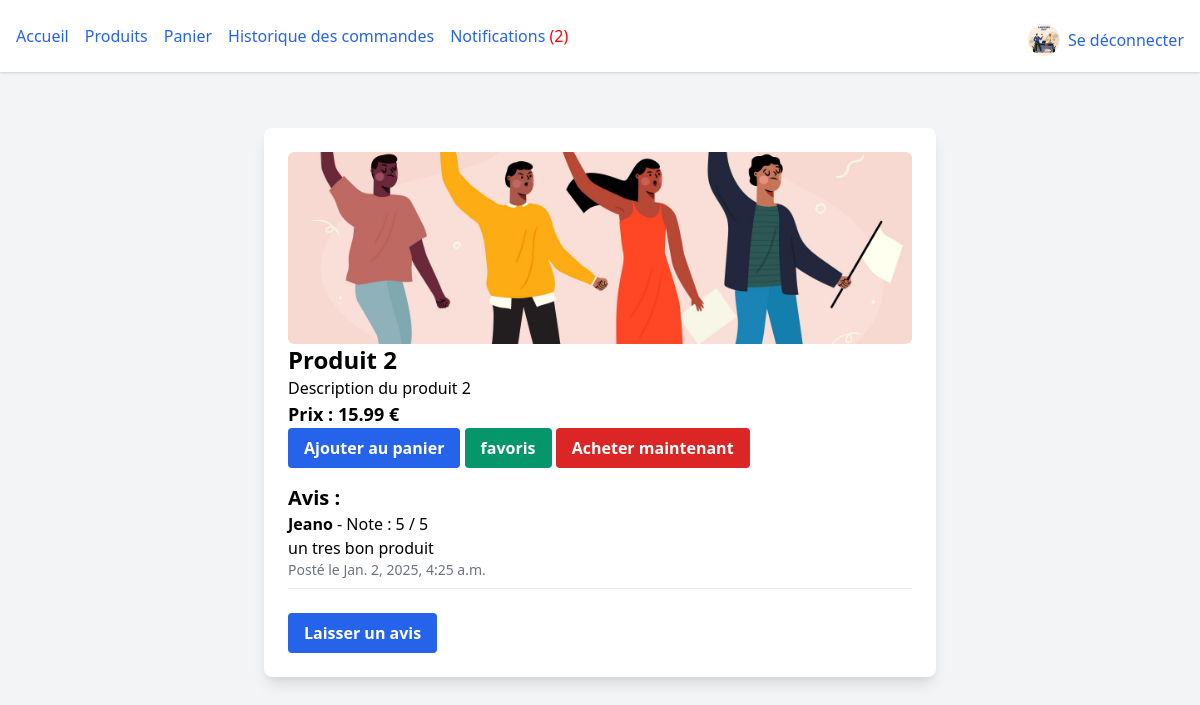
/product/2/ (signed in), run on the app's committed database.
### store/models.py (models this page shows, shortened)
class User(AbstractUser):
    is_admin = models.BooleanField(default=False)
    favorites = models.ManyToManyField('Product', related_name='favorited_by', blank=True)
    profile_picture = models.ImageField(upload_to='profile_pictures/', null=True, blank=True)  # Champ pour l'upload de la photo de profil
    groups = models.ManyToManyField(
        Group,
        related_name='store_user_groups',  # Nom unique pour éviter les conflits
        blank=True,
    )
    user_permissions = models.ManyToManyField(
        Permission,
        related_name='store_user_permissions',  # Nom unique pour éviter les conflits
        blank=True,
    )

class Product(models.Model):
    name = models.CharField(max_length=255)
    description = models.TextField()
    price = models.DecimalField(max_digits=10, decimal_places=2)
    stock = models.PositiveIntegerField()
    category = models.ForeignKey(Category, on_delete=models.CASCADE, related_name='products', null=True)
    image = models.ImageField(upload_to='product_images/')
    date_added = models.DateTimeField(auto_now_add=True)
    discount = models.DecimalField(max_digits=5, decimal_places=2, default=0)  # Pourcentage de réduction

class Review(models.Model):
    product = models.ForeignKey(Product, related_name='reviews', on_delete=models.CASCADE)
    user = models.ForeignKey(User, related_name='reviews', on_delete=models.CASCADE)
    rating = models.PositiveIntegerField(default=1)  # Note de 1 à 5
    comment = models.TextField()
    created_at = models.DateTimeField(auto_now_add=True)

### store/views.py (the view)
# urls.py: path('product/<int:product_id>/', views.product_detail, name='product_detail'),
def product_detail(request, product_id):
    product = get_object_or_404(Product, id=product_id)
    if request.method == "POST":
        return HttpResponseRedirect(reverse('checkout'))  # Redirigez l'utilisateur vers la page de paiement
    reviews = product.reviews.all()  # Récupère tous les avis pour ce produit
    return render(request, 'store/product_detail.html', {'product': product, 'reviews': reviews})

### store/templates/store/product_detail.html (shortened to what this page needs)
{% extends 'store/base.html' %} {% block content %}
<div class="max-w-2xl mx-auto mt-10 p-6 bg-white rounded-lg shadow-lg">
  {% if product.image.url %}
  <img
    src="{{ product.image.url }}"
    alt="{{ product.name }}"
    class="w-full h-48 object-cover rounded-md"
  />{% endif %}
  <h1 class="text-2xl font-bold">{{ product.name }}</h1>
  <p>{{ product.description }}</p>
  <p class="text-lg font-bold">Prix : {{ product.price }} €</p>
  <div>
    <button
      class="bg-blue-600 text-white font-bold py-2 px-4 rounded hover:bg-blue-700"
    >
      <a href="{% url 'add_to_cart' product.id %}">Ajouter au panier</a>
    </button>
    <button
      class="bg-green-600 text-white font-bold py-2 px-4 rounded hover:bg-green-700"
    >
      <a href="{% url 'add_to_favorites' product.id %}">favoris</a>
    </button>
    <form method="POST" class="inline-block">
      <button type="submit" class="bg-red-600 text-white font-bold py-2 px-4 rounded hover:bg-blue-700 transition duration-300">Acheter maintenant</button>
    </form>
  </div>
  <h3 class="mt-4 text-xl font-semibold">Avis :</h3>
  <div>
    {% for review in reviews %}
    <div class="border-b pb-2 mb-2">
      <p>
        <strong>{{ review.user.username }}</strong> - Note : {{ review.rating }}
        / 5
      </p>
      <p>{{ review.comment }}</p>
      <p class="text-sm text-gray-500">Posté le {{ review.created_at }}</p>
    </div>
    {% empty %}
    <p>Aucun avis pour ce produit.</p>
    {% endfor %}
  </div>
  {% if user.is_authenticated %}
  <a
    href="{% url 'add_review' product.id %}"
    class="mt-4 inline-block bg-blue-600 text-white font-bold py-2 px-4 rounded hover:bg-blue-700"
    >Laisser un avis</a
  >
  {% endif %}
</div>
{% endblock %}

### store/templates/store/base.html (shortened to what this page needs)
<!DOCTYPE html>
<html lang="fr">
  <head>
    <link href="https://cdn.jsdelivr.net/npm/tailwindcss@2.2.19/dist/tailwind.min.css" rel="stylesheet">
  </head>
  <body class="bg-gray-100">
    <header class="bg-white shadow">
      <nav class="px-4 py-4 flex justify-between items-center">
        <ul class="flex space-x-4">
          <li><a href="/" class="text-blue-600 hover:underline">Accueil</a></li>
          <li><a href="/products/" class="text-blue-600 hover:underline">Produits</a></li>
          <li><a href="/cart/" class="text-blue-600 hover:underline">Panier</a></li>
          <li><a href="{% url 'order_history' %}" class="text-blue-600 hover:underline">Historique des commandes</a></li>
          <li>
            <a href="{% url 'notifications' %}" class="text-blue-600 hover:underline">
                Notifications
                {% with request.user.notifications.all as user_notifications %}
                {% with user_notifications|length as unread_count %}
                {% if unread_count > 0 %}
                    <span style="color: red;">({{ unread_count }})</span>
                {% endif %}
                {% endwith %}
                {% endwith %}
            </a>
          </li>
        </ul>
        <div class="flex items-center mt-2">
          {% if user.is_authenticated %}
            <a href="{% url 'profile_update' %}">
                <img src="{{ user.profile_picture.url }}" alt="Profile Picture" class="w-8 h-8 rounded-full mr-2">
            </a>
            <a href="{% url 'logout' %}" class="text-blue-600 hover:underline">Se déconnecter</a>
          {% else %}
            <a href="{% url 'login' %}" class="text-blue-600 hover:underline">Se connecter</a>
          {% endif %}
        </div>
      </nav>
    </header>
    <main class="max-w-7xl mx-auto p-4">
      {% block content %}{% endblock %}
    </main>
  </body>
</html>

### data on the page
User: profile_picture (picture)
Product: image (picture), name "Produit 2", description "Description du produit 2", price "15.99"
Review: user.username "Jeano", rating "5", comment "un tres bon produit", created_at "Jan. 2, 2025, 4:25 a.m."

### other printed values
{{ unread_count }} "2"
